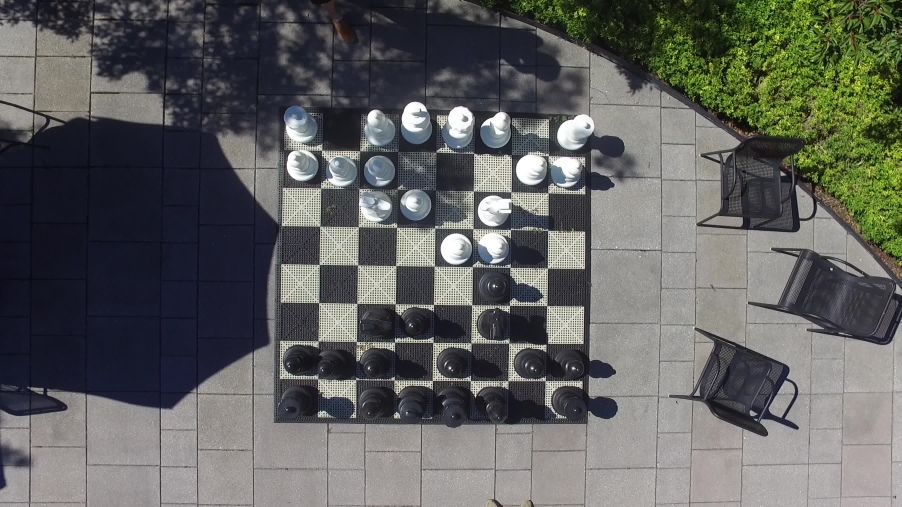
#> input picture test-frames/003.jpg, 2704 x 1520 px (shown at 1/3 size)
$ python -i homography.py   (imports and definitions only)
#> lines starting #> are read from the running program, lines starting #| are printed output that depends on the picture; after the words box and inside, x2 and y2 are one past the last pixel; in counts of white or black regions, pixels touching at a corner belong together
### cam/pipeline.py
import cv2
import numpy as np

# Resizes an image so that it fits in the "box"
# [9 lines left out: function resize_bounded, not called in this run]


# Converts an image to grayscale.
def to_gray(img):
    return cv2.cvtColor(img, cv2.COLOR_BGR2GRAY)

# Converts to a color image
def to_color(img):
    return cv2.cvtColor(img, cv2.COLOR_GRAY2BGR)

# Img should be BW
def get_corners(img, how_many, min_dist):
    # FIXME make sure the result stays a np.array throughout all uses.
    ftt = cv2.goodFeaturesToTrack(img, how_many, 0.05, min_dist)

    if ftt is None:
        return []
    else:
        ftt = np.int0(ftt)
        return [ i.ravel() for i in ftt ]

# Img should be BW. Context_frac is the ratio of the minimal dimension that should be used
# as block size for the adaptive part.
def binarize(img, context_frac):
    h, w = img.shape[:2]
    m = float(min(h, w))
    block_size = int(m * context_frac)

    if block_size % 2 == 0:
        # blocksize needs to be odd (since the blocks are centered on the pixel)
        block_size += 1

    return cv2.adaptiveThreshold(img, 255, cv2.ADAPTIVE_THRESH_GAUSSIAN_C, cv2.THRESH_BINARY, block_size, 2)

# Distance between a set of points and a line in hough-transform coordinates
def hough_dist(points, rho, theta):
    # The idea is to rotate the set of points so that the line is vertical.
    # Distance is then read out as the absolute value of the horizontal
    # coordinate minus rho.

    rot_matrix = np.array([
        [ np.cos(-theta), -np.sin(-theta) ],
        [ np.sin(-theta),  np.cos(-theta) ]
    ], np.float64)

    point_matrix = np.array(points, np.float64)
    assert(point_matrix.shape == (len(points), 2))

    rotated_points = np.dot(rot_matrix, point_matrix.T)
    distances = np.abs(rotated_points.T[:, 0] - rho)

    return distances

def hough_to_two_points(rho, theta):
    a = np.cos(theta)
    b = np.sin(theta)
    x0 = a*rho
    y0 = b*rho
    x1 = int(x0 + 1000*(-b))
    y1 = int(y0 + 1000*(a))
    x2 = int(x0 - 1000*(-b))
    y2 = int(y0 - 1000*(a))

    return ((x1,y1),(x2,y2))

# [5 lines left out: function apply_clahe, not called in this run]

def apply_otsu(img):
    _,thresh = cv2.threshold(img,0,255,cv2.THRESH_BINARY+cv2.THRESH_OTSU)
    return thresh

# Img must be BW
# [5 lines left out: function get_contours, not called in this run]

### cam/homography.py
import cv2
import numpy as np
import random

import pipeline
import pieces

def r():
    return int(random.uniform(10000, 99999))


def draw_line_from_vector_and_point(img, quadruple, color):
    vx = quadruple[0]
    vy = quadruple[1]
    x0 = quadruple[2]
    y0 = quadruple[3]

    x1 = x0 + 1000.0 * vx
    y1 = y0 + 1000.0 * vy
    x2 = x0 - 1000.0 * vx
    y2 = y0 - 1000.0 * vy

    cv2.line(img,(x1,y1),(x2,y2),color,1)

def intersects_from_vector_and_point(quadruple):
    vx = quadruple[0]
    vy = quadruple[1]
    x0 = quadruple[2]
    y0 = quadruple[3]

    return (x0 - (y0 * vx / vy), y0 - (x0 * vy / vx))

# Takes a set of points and two sets of lines. Filters out every point that is
# not on one line from each set, and return a mapping from the remaining point to a line id.
def filter_corner_and_lines(corners, h_lines, v_lines, max_dist):
    if not corners or len(corners) < 3 or not h_lines or len(h_lines) < 2 or not v_lines or len(v_lines) < 2:
        return None

    # num(corners) * 2 matrix with x,y coords.
    points = np.array(corners, np.float64)
    assert(points.shape == (len(corners), 2))

    # Matrices storing the distances between every line and every point.
    h_dists = np.vstack([ pipeline.hough_dist(corners, rho, theta) for rho,theta in h_lines ])
    v_dists = np.vstack([ pipeline.hough_dist(corners, rho, theta) for rho,theta in v_lines ])

    # Matrices storing which points are considered "close" to each line.
    h_close = h_dists <= max_dist
    v_close = v_dists <= max_dist

    # Counts the number of lines to which each point is close.
    h_points_to_lines = np.sum(h_close, axis=0) > 0
    v_points_to_lines = np.sum(v_close, axis=0) > 0

    # Points that are at intersections.
    points_at_inter = np.logical_and(h_points_to_lines, v_points_to_lines)

    # Let's group vertically/horizontally aligned points into classes.
    h_classes = []
    for i in xrange(0, h_close.shape[1]):
        h_l_is = h_close[:,i] # A column indicating which lines are close.
        h_l_s = h_close[h_l_is, :] # All rows for lines to which point is close
        companions = np.nonzero(np.any(h_l_s, axis=0))[0]
        if companions.size > 1 and i == np.min(companions):
            h_classes.append({ "point_ids": companions.tolist() })

    v_classes = []
    for i in xrange(0, v_close.shape[1]):
        v_l_is = v_close[:,i] # A column indicating which lines are close.
        v_l_s = v_close[v_l_is, :] # All rows for lines to which point is close
        companions = np.nonzero(np.any(v_l_s, axis=0))[0]
        if companions.size > 1 and i == np.min(companions):
            v_classes.append({ "point_ids": companions.tolist() })

    def line_from_point_ids(point_ids):
        class_points = points[np.array(point_ids), :]
        return cv2.fitLine(class_points, cv2.DIST_L2, 0, 0.01, 0.01)

    for k in h_classes:
        l = line_from_point_ids(k["point_ids"])
        _, yi = intersects_from_vector_and_point(l)
        k["interpolated"] = l
        k["y_intersect"] = yi

    for k in v_classes:
        l = line_from_point_ids(k["point_ids"])
        xi, _ = intersects_from_vector_and_point(l)
        k["interpolated"] = l
        k["x_intersect"] = xi

    h_classes.sort(key=lambda e: e["y_intersect"])
    v_classes.sort(key=lambda e: e["x_intersect"])

    h_assignment = {}
    v_assignment = {}

    for i, k in enumerate(h_classes):
        for pid in k["point_ids"]:
            h_assignment[pid] = i

    for i, k in enumerate(v_classes):
        for pid in k["point_ids"]:
            v_assignment[pid] = i

    return (h_assignment, v_assignment, h_classes, v_classes)

# Returns a homography to project onto a 800x800 image.
def find_homography(frame, debug=False):
    debug = True
    if debug:
        debug_frame = np.copy(frame)

    # Image dimensions. Not likely to change over time, but still.
    img_h, img_w = frame.shape[:2]
    img_max = max(img_h, img_w)
    img_min = min(img_h, img_w)

    # Minimum expected size of the board (arbitrary)
    min_board_size = 0.7 * img_min

    # Grayscale
    bw = pipeline.to_gray(frame)

    # Tracking features, hopefully finding lots of corners
    corners = pipeline.get_corners(bw, 100, min_board_size / 12)

    # Thresholded. The chessboard should be black/white after this step.
    binary = pipeline.binarize(bw, 0.2)

    cv2.imshow("binary", binary)

    # Edge detector.
    # FIXME check constants? which ones depend on image size?
    edges = cv2.Canny(binary, 100, 250, apertureSize = 3)

    # Thicker edges.
    # FIXME depends on image size?
    thick_edges = cv2.dilate(edges, cv2.getStructuringElement(cv2.MORPH_CROSS,(4,4)))

    cv2.imshow("thick", thick_edges)

    # Looking for lines now
    lines = cv2.HoughLines(thick_edges, 1, np.pi / 180, int(min_board_size))
    h_lines = []
    v_lines = []
    if lines is not None:
        lines = lines.reshape(-1, 2)
        for rho,theta in lines:
            is_v = False
            is_h = False
            a = np.cos(theta)
            # A value of `a` close to 1 or -1 means vertical
            # A value of `a` close to 0 means horizontal
            if abs(a) < 0.1:
                h_lines.append((rho,theta))
                is_h = True
            elif abs(1.0 - abs(a)) < 0.1:
                v_lines.append((rho,theta))
                is_v = True

            if debug:
                if is_v or is_h:
                    color = (80,80,80) # some gray

                (x1,y1),(x2,y2) = pipeline.hough_to_two_points(rho, theta)
                cv2.line(debug_frame,(x1,y1),(x2,y2),color,1)

    # work in progress
    if h_lines and v_lines and corners:
        h_assignment, v_assignment, h_classes, v_classes = filter_corner_and_lines(corners, h_lines, v_lines, 4)
        num_h_classes = len(h_classes)
        num_v_classes = len(v_classes)

        if debug:
            for k in v_classes:
                draw_line_from_vector_and_point(debug_frame, k["interpolated"], (0,255,0))
                cv2.circle(debug_frame, (k["x_intersect"],0), 5, (0,0,255), -1)
            for k in h_classes:
                draw_line_from_vector_and_point(debug_frame, k["interpolated"], (0,255,0))
                cv2.circle(debug_frame, (0,k["y_intersect"]), 5, (0,255,0), -1)

        if num_h_classes < 8 or num_h_classes > 9 or num_v_classes < 8 or num_v_classes > 9:
            return None

        picked_corners = [ i for i,(x,y) in enumerate(corners) if i in h_assignment and i in v_assignment ]

        if debug:
            for i,(x,y) in enumerate(corners):
                if i in picked_corners:
                    cv2.circle(debug_frame, (x,y), 5, 255, -1)
                else:
                    cv2.circle(debug_frame, (x,y), 5, 255)

        src_points = np.zeros((len(picked_corners),1,2), np.float32)
        dst_points = np.zeros((len(picked_corners),1,2), np.float32)

        for j,i in enumerate(picked_corners):
            x = corners[i][0]
            y = corners[i][1]

            src_points[j][0][0] = x
            src_points[j][0][1] = y

            dst_points[j][0][0] = v_assignment[i] + (9 - num_v_classes) # FIXME
            dst_points[j][0][1] = h_assignment[i] + (9 - num_h_classes) # Complete Hack

        H, _ = cv2.findHomography(src_points, dst_points * 100.0, cv2.LMEDS)
        # TODO check somehow that the homography is not completely bogus.

        if debug:
            cv2.imshow("debug-%d" % r(), debug_frame)
        return H

    if debug:
        cv2.imshow("debug-%d" % r(), debug_frame)

    return None

# [26 lines left out: functions check_homography, draw_reprojected_chessboard, not called in this run]

>>> import cv2
>>> picture = cv2.imread('../test-frames/003.jpg')
#> picture is the input picture: shape (1520, 2704, 3); mean B, G, R 95.1, 97.4, 96.2
>>> result = find_homography(picture)
#> in to_gray, `return cv2.cvtColor(img, cv2.COLOR_BGR2GRAY)`:
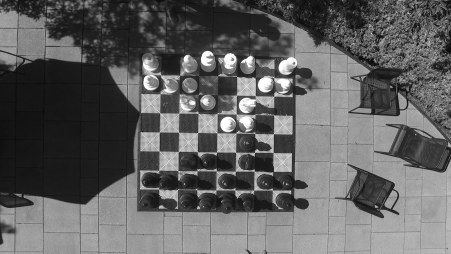
#> returned value: shape (1520, 2704) (shown at 1/6 size); min 0, max 255, mean 96.8
#> in get_corners, `ftt = cv2.goodFeaturesToTrack(img, how_many, 0.05, min_dist)`: ftt = 100 rows, first 8: [951, 1041], [1296, 1016], [1306, 883], [963, 763], [1441, 935], [1693, 931], [1632, 838], [1655, 716]
#> in find_homography, `corners = pipeline.get_corners(bw, 100, min_board_size / 12)`: corners = 100 pairs, first value 273 to 2670, second value 10 to 1257
#> in binarize, `return cv2.adaptiveThreshold(img, 255, cv2.ADAPTIVE_THRESH_GAUSSIAN_C,..`:
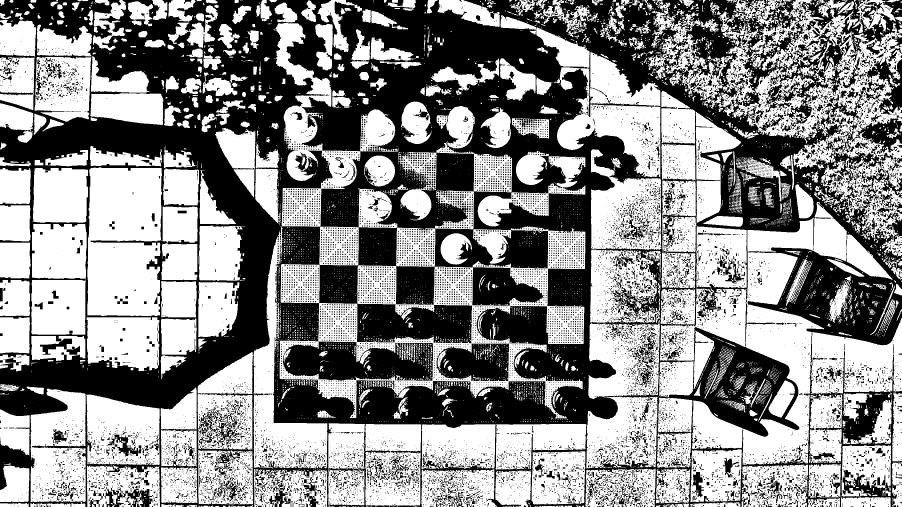
#> returned value: shape (1520, 2704) (shown at 1/3 size); 55.1% white; 15038 black regions (13449 under 20 px), largest, box (x1, y1, x2, y2) and area: (0, 0, 2704, 1520) 1518412, (849, 1024, 1299, 1145) 39532, (1309, 1031, 1527, 1143) 18678
#> in find_homography, `edges = cv2.Canny(binary, 100, 250, apertureSize = 3)`:
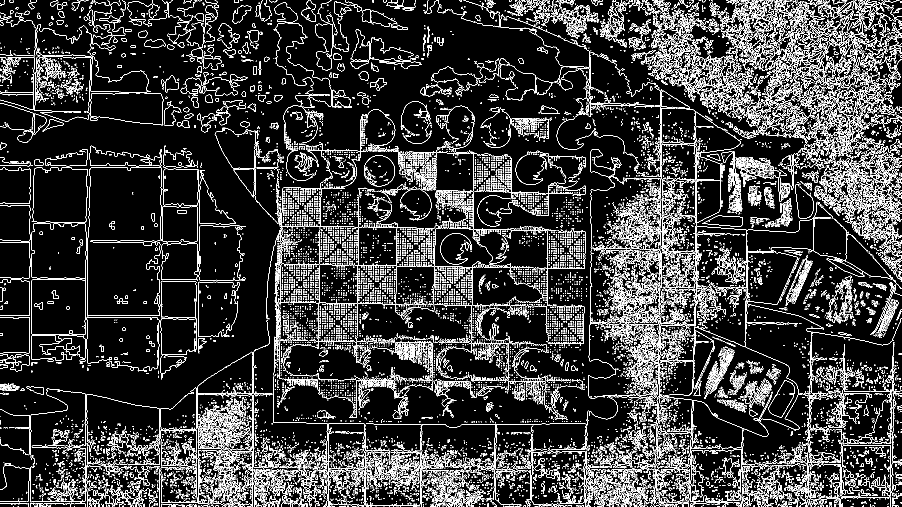
#> edges: shape (1520, 2704) (shown at 1/3 size); 9.5% white in thin lines or dots
#> in find_homography, `thick_edges = cv2.dilate(edges, cv2.getStructuringElement(cv2.MORPH_CR..`:
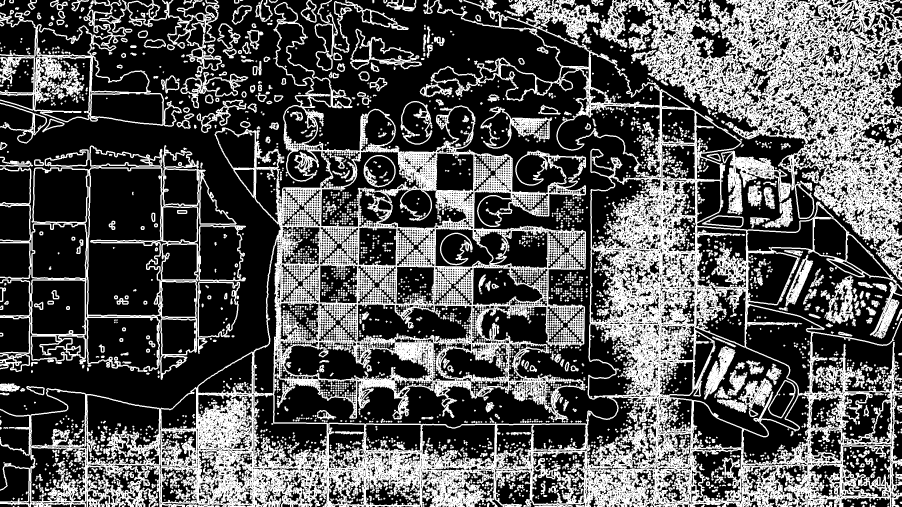
#> thick_edges: shape (1520, 2704) (shown at 1/3 size); 33.4% white; 2705 white regions (242 under 20 px), largest, box (x1, y1, x2, y2) and area: (0, 0, 2704, 1520) 791954, (1798, 0, 2704, 847) 243940, (0, 435, 738, 1140) 55975
#> in find_homography, `lines = cv2.HoughLines(thick_edges, 1, np.pi / 180, int(min_board_size))`: lines = 2211 rows, first 8: [1387, 1.59], [1511, 1.57], [1399, 1.57], [1401, 1.57], [1510, 1.52], [1455, 1.57], [1392, 1.57], [1326, 1.62]
#> in find_homography, `lines = lines.reshape(-1, 2)`: lines = 2211 pairs, first value -1975 to 2551, second value 0 to 3.12
#> the loop in find_homography, `for rho,theta in lines:` made 2211 passes
#> (rho, theta, b in hough_to_two_points, x0 in hough_to_two_points, y0 in hough_to_two_points, x1, y1) on passes 1 to 8: (1387, 1.59, 1, -24.21, 1386.8, -1024, 1369), (1511, 1.57, 1, -6.6e-05, 1511, -1000, 1510), (1399, 1.57, 1, -6.12e-05, 1399, -1000, 1398), (1401, 1.57, 1, -6.12e-05, 1401, -1000, 1400), (1510, 1.52, 0.999, 79.03, 1507.9, -919, 1560), (1455, 1.57, 1, -6.36e-05, 1455, -1000, 1454), (1392, 1.57, 1, -6.08e-05, 1392, -1000, 1391), (1326, 1.62, 0.999, -69.4, 1324.2, -1068, 1271)
#> after the loop in find_homography, `for rho,theta in lines:`:
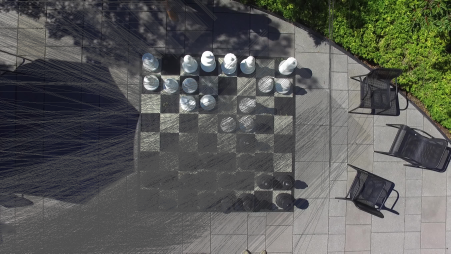
#> debug_frame: shape (1520, 2704, 3) (shown at 1/6 size); mean B, G, R 87.6, 90.8, 89.4
#> in filter_corner_and_lines, `h_dists = np.vstack([ pipeline.hough_dist(corners, rho, theta) for rho..`:
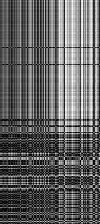
#> h_dists: shape (224, 100) float64; min 6.83e-05, max 1508, mean 587.7; drawn with min black and max white
#> in filter_corner_and_lines, `h_close = h_dists <= max_dist`:
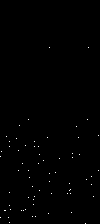
#> h_close: shape (224, 100) bool; 0.3% white in thin lines or dots, all inside (x1, y1, x2, y2) = (0, 47, 99, 224)
#> the loop in filter_corner_and_lines, `for k in h_classes:` made 11 passes
#> the loop in filter_corner_and_lines, `for i, k in enumerate(h_classes):` made 11 passes
#> the loop in find_homography, `for k in h_classes:` made 1 pass
#> (the run stopped early here; a loop or call above may not have finished)

$ run again, on test-frames/001.png
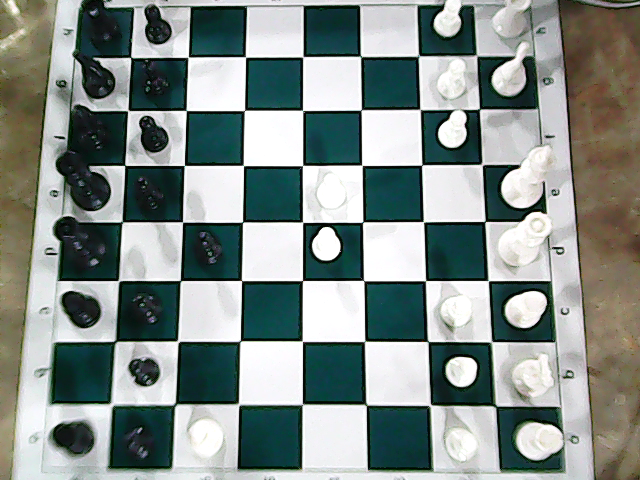
#> input picture test-frames/001.png, 640 x 480 px
#> picture is the input picture: shape (480, 640, 3); mean B, G, R 137, 141.2, 131.4
#> ftt = 100 rows, first 8: [241, 281], [421, 166], [303, 280], [360, 111], [365, 282], [187, 111], [364, 221], [185, 165]
#> corners = 100 pairs, first value 39 to 573, second value 5 to 471
#> in binarize, `return cv2.adaptiveThreshold(img, 255, cv2.ADAPTIVE_THRESH_GAUSSIAN_C,..`:
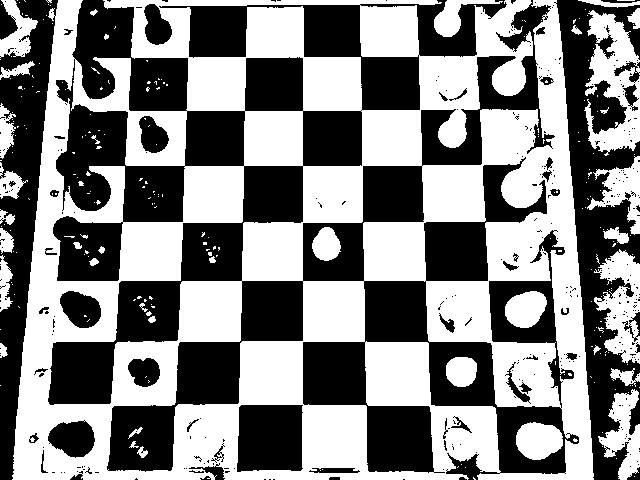
#> returned value: shape (480, 640); 51.6% white; 374 black regions (324 under 20 px), largest, box (x1, y1, x2, y2) and area: (48, 0, 579, 480) 106239, (554, 0, 640, 480) 17392, (0, 0, 58, 480) 12281
#> edges: shape (480, 640); 6.2% white in thin lines or dots
#> thick_edges: shape (480, 640); 22.7% white; 97 white regions (12 under 20 px), largest, box (x1, y1, x2, y2) and area: (32, 0, 596, 480) 44334, (577, 0, 640, 249) 6007, (589, 248, 640, 368) 2971
#> in find_homography, `lines = cv2.HoughLines(thick_edges, 1, np.pi / 180, int(min_board_size))`: lines = 30 rows, first 8: [405, 1.57], [280, 1.57], [282, 1.57], [342, 1.57], [110, 1.57], [57, 1.57], [221, 1.57], [-473, 3.09]
#> in find_homography, `lines = lines.reshape(-1, 2)`: lines = 30 pairs, first value -558 to 471, second value 0 to 3.12
#> the loop in find_homography, `for rho,theta in lines:` made 30 passes
#> (rho, theta, is_v, is_h, b in hough_to_two_points, x0 in hough_to_two_points, y0 in hough_to_two_points) on passes 1 to 8: (405, 1.57, False, True, 1, -1.77e-05, 405), (280, 1.57, False, True, 1, -1.22e-05, 280), (282, 1.57, False, True, 1, -1.23e-05, 282), (342, 1.57, False, True, 1, -1.49e-05, 342), (110, 1.57, False, True, 1, -4.81e-06, 110), (57, 1.57, False, True, 1, -2.49e-06, 57), (221, 1.57, False, True, 1, -9.66e-06, 221), (-473, 3.09, True, False, 0.0523, 472.4, -24.75)
#> after the loop in find_homography, `for rho,theta in lines:`:
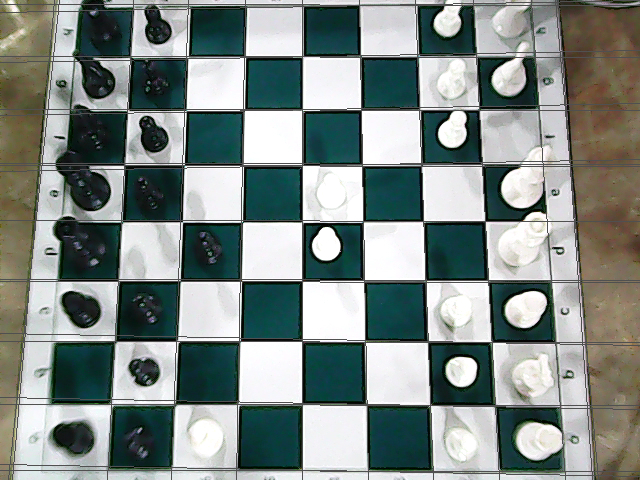
#> debug_frame: shape (480, 640, 3); 5.4% of pixels changed, all inside (x1, y1, x2, y2) = (0, 0, 640, 480)
#> after the loop in find_homography, `for rho,theta in lines:`: h_lines = [(405, 1.57), (280, 1.57), (282, 1.57), (342, 1.57), (110, 1.57), (57, 1.57), (221, 1.57), (166, 1.57), (164, 1.57), (5, 1.57), (471, 1.57), (11, 1.55), (62, 1.55), (465, 1.59), (115, 1.55), (398, 1.59), (334, 1.59), (171, 1.55)]; v_lines = [(-473, 3.09), (-416, 3.11), (-360, 3.12), (245, 0.0175), (302, 0), (189, 0.0349), (133, 0.0524), (54, 0.0873), (-558, 3.07), (58, 0.105), (-531, 3.07), (-554, 3.05)]
#> points has the same summary as corners in find_homography
#> the loop in filter_corner_and_lines, `for i in xrange(0, h_close.shape[1]):` made 100 passes
#> companions on passes 1 to 8: [0, 2, 4, 15, 24, 26, 43, 44, 61], [1, 7, 10, 11, 16, 22, 41, 48, 49], [0, 2, 4, 15, 24, 26, 43, 44, 61], [3, 5, 9, 19, 33, 36, 37, 50], [0, 2, 4, 15, 24, 26, 43, 44, 61], [3, 5, 9, 19, 33, 36, 37, 50], [6, 8, 12, 18, 20, 25, 31], [1, 7, 10, 11, 16, 22, 41, 48, 49]
#> after the loop in filter_corner_and_lines, `for i in xrange(0, h_close.shape[1]):`: h_classes = 9 items
#> the loop in filter_corner_and_lines, `for i in xrange(0, v_close.shape[1]):` made 100 passes
#> companions on passes 1 to 8: [0, 9, 12, 14, 21, 22, 59, 64, 74], [1, 15, 20, 33, 35, 39, 63, 70, 91], [2, 11, 17, 18, 19, 28, 32, 40, 71], [3, 4, 6, 10, 23, 27, 29, 51, 69], [3, 4, 6, 10, 23, 27, 29, 51, 69], [5, 7, 8, 13, 26, 38, 60, 73], [3, 4, 6, 10, 23, 27, 29, 51, 69], [5, 7, 8, 13, 26, 38, 60, 73]
#> after the loop in filter_corner_and_lines, `for i in xrange(0, v_close.shape[1]):`: v_classes = 8 items
#> the loop in filter_corner_and_lines, `for k in h_classes:` made 9 passes
#> the loop in filter_corner_and_lines, `for k in v_classes:` made 8 passes
#> the loop in filter_corner_and_lines, `for i, k in enumerate(h_classes):` made 9 passes
#> the loop in filter_corner_and_lines, `for i, k in enumerate(v_classes):` made 8 passes
#> the loop in find_homography, `for k in v_classes:` made 1 pass
